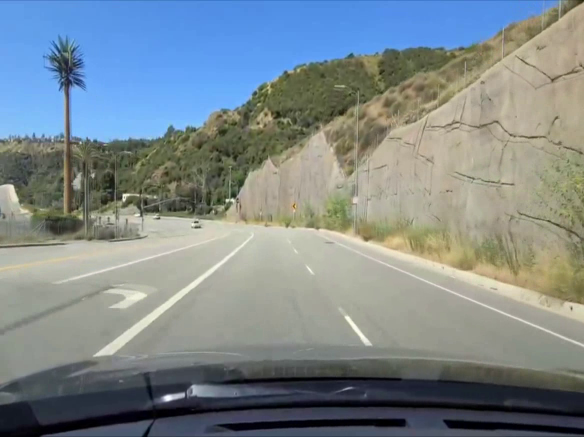
#> input picture frame 9 of vid1.mp4, 1168 x 874 px (shown at 1/2 size)
$ python ex2.py
#> lines starting #> are read from the running program, lines starting #| are printed output that depends on the picture
import cv2

cap = cv2.VideoCapture('vid1.mp4')
cv2.namedWindow('Video file', cv2.WINDOW_NORMAL)
cv2.namedWindow('blurred', cv2.WINDOW_NORMAL)


ret, img = cap.read()
#> img is the input picture: shape (874, 1168, 3); mean B, G, R 139.9, 136.7, 125.9

while ret:
    blurred = cv2.GaussianBlur(img, (27, 27), 0)
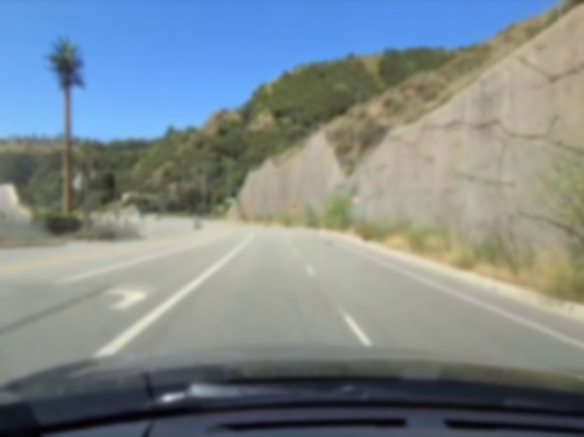
#> blurred: shape (874, 1168, 3) (shown at 1/2 size); mean B, G, R 139.9, 136.7, 125.9
    cv2.imshow('blurred', blurred)
    cv2.imshow('Video file', img)

    cv2.waitKey(0)
    ret, img = cap.read()
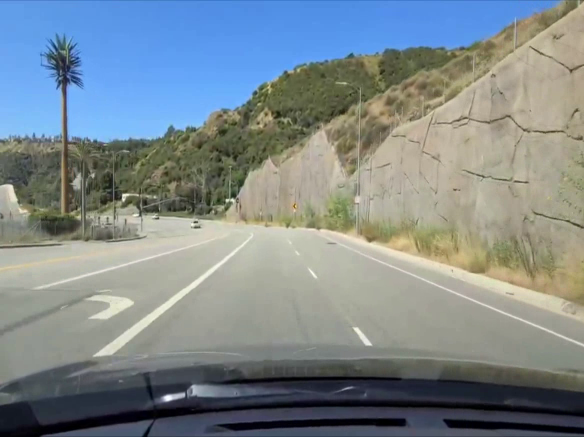
#> input picture frame 10 of vid1.mp4, 1168 x 874 px (shown at 1/2 size)
#> img is the input picture: shape (874, 1168, 3); mean B, G, R 140.4, 136.9, 126.3

$ run again, starting later in the video
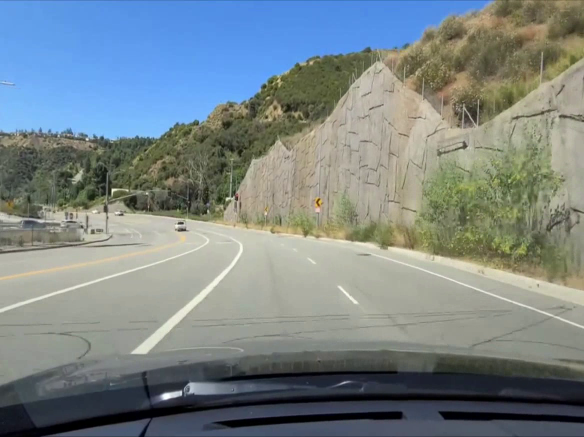
#> input picture frame 40 of vid1.mp4, 1168 x 874 px (shown at 1/2 size)
#> img is the input picture: shape (874, 1168, 3); mean B, G, R 135, 133.2, 122.2
#> `blurred = cv2.GaussianBlur(img, (27, 27), 0)`:
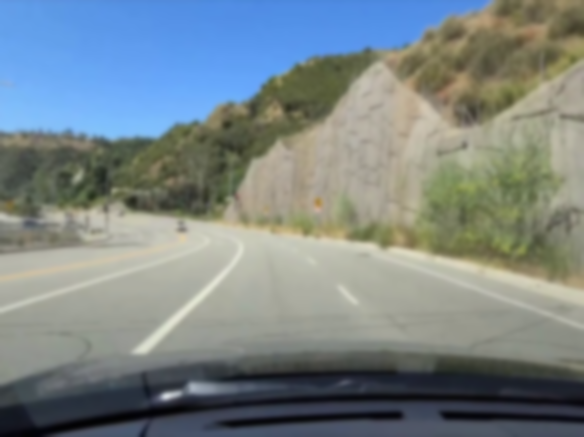
#> blurred: shape (874, 1168, 3) (shown at 1/2 size); mean B, G, R 135, 133.3, 122.2
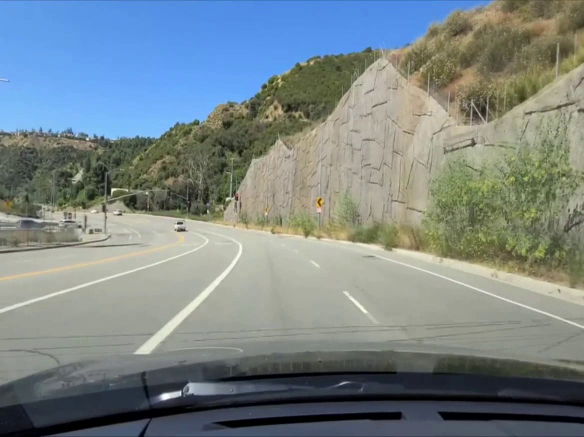
#> input picture frame 41 of vid1.mp4, 1168 x 874 px (shown at 1/2 size)
#> img is the input picture: shape (874, 1168, 3); mean B, G, R 134.4, 133.1, 121.9

$ run again, starting later in the video
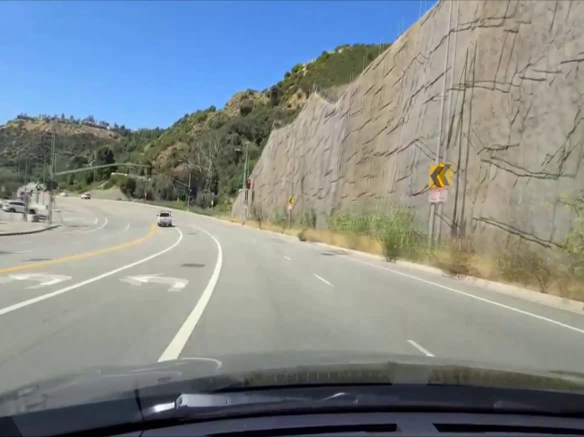
#> input picture frame 72 of vid1.mp4, 1168 x 874 px (shown at 1/2 size)
#> img is the input picture: shape (874, 1168, 3); mean B, G, R 141.1, 139.8, 132.4
#> `blurred = cv2.GaussianBlur(img, (27, 27), 0)`:
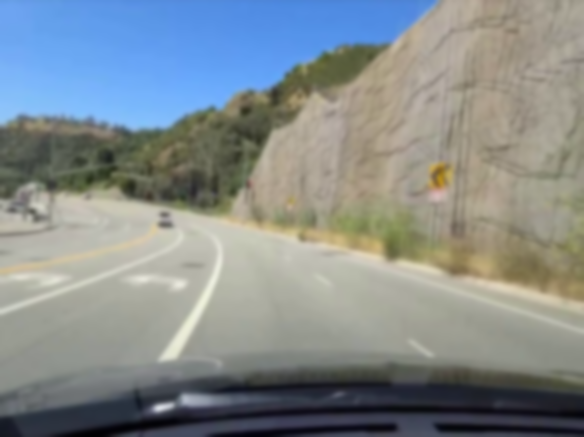
#> blurred: shape (874, 1168, 3) (shown at 1/2 size); mean B, G, R 141.1, 139.8, 132.4
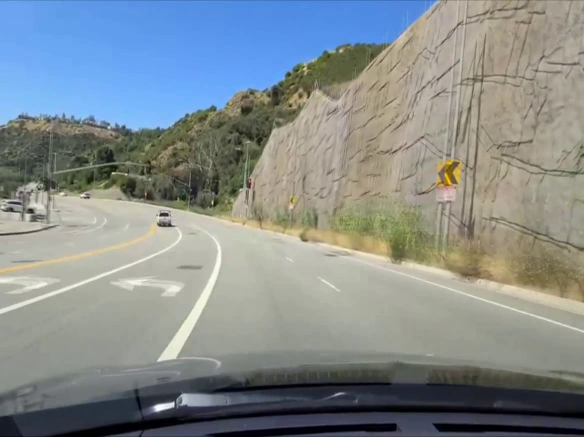
#> input picture frame 73 of vid1.mp4, 1168 x 874 px (shown at 1/2 size)
#> img is the input picture: shape (874, 1168, 3); mean B, G, R 140.8, 139.7, 132.3
